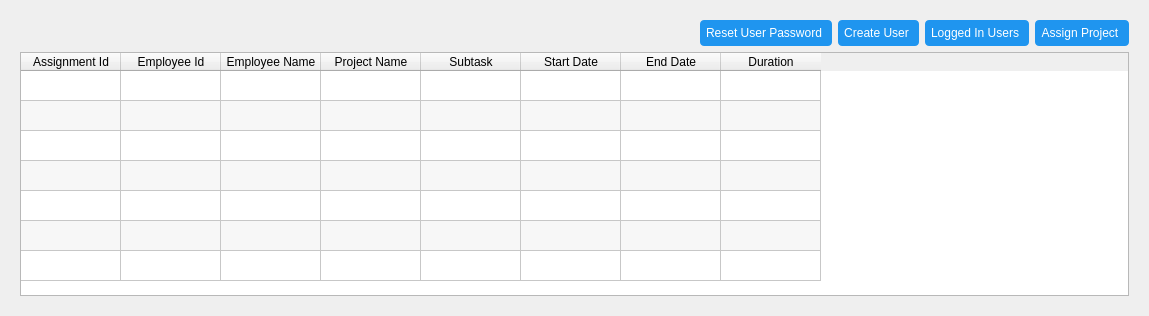
         <widget class="QWidget" name="assignment_page">
          <layout class="QGridLayout" name="gridLayout_4">
           <item row="0" column="0">
            <widget class="QWidget" name="assignment_page_widget" native="true">
             <property name="styleSheet">
              <string notr="true"/>
             </property>
             <layout class="QVBoxLayout" name="verticalLayout_9">
              <item>
               <layout class="QVBoxLayout" name="verticalLayout_8">
                <item>
                 <layout class="QHBoxLayout" name="horizontalLayout_7">
                  <item>
                   <spacer name="horizontalSpacer_5">
                    <property name="focusPolicy">
                     <enum>Qt::NoFocus</enum>
                    </property>
                    <property name="orientation">
                     <enum>Qt::Horizontal</enum>
                    </property>
                    <property name="sizeHint" stdset="0">
                     <size>
                      <width>628</width>
                      <height>20</height>
                     </size>
                    </property>
                   </spacer>
                  </item>
                  <item>
                   <widget class="QPushButton" name="edit_assign_btn">
                    <property name="minimumSize">
                     <size>
                      <width>20</width>
                      <height>20</height>
                     </size>
                    </property>
                    <property name="maximumSize">
                     <size>
                      <width>20</width>
                      <height>20</height>
                     </size>
                    </property>
                    <property name="cursor">
                     <cursorShape>PointingHandCursor</cursorShape>
                    </property>
                    <property name="styleSheet">
                     <string notr="true">border:none;</string>
                    </property>
                    <property name="text">
                     <string/>
                    </property>
                    <property name="icon">
                     <iconset resource="../../check/resources.qrc">
                      <normaloff>:/icons/edit2.png</normaloff>:/icons/edit2.png</iconset>
                    </property>
                    <property name="iconSize">
                     <size>
                      <width>16</width>
                      <height>16</height>
                     </size>
                    </property>
                    <property name="checkable">
                     <bool>true</bool>
                    </property>
                   </widget>
                  </item>
                  <item>
                   <widget class="QPushButton" name="delete_assign_btn">
                    <property name="minimumSize">
                     <size>
                      <width>20</width>
                      <height>20</height>
                     </size>
                    </property>
                    <property name="maximumSize">
                     <size>
                      <width>20</width>
                      <height>20</height>
                     </size>
                    </property>
                    <property name="cursor">
                     <cursorShape>PointingHandCursor</cursorShape>
                    </property>
                    <property name="styleSheet">
                     <string notr="true">border:none;</string>
                    </property>
                    <property name="text">
                     <string/>
                    </property>
                    <property name="icon">
                     <iconset resource="../../check/resources.qrc">
                      <normaloff>:/icons/delete2.png</normaloff>:/icons/delete2.png</iconset>
                    </property>
                    <property name="iconSize">
                     <size>
                      <width>16</width>
                      <height>16</height>
                     </size>
                    </property>
                    <property name="checkable">
                     <bool>true</bool>
                    </property>
                   </widget>
                  </item>
                  <item>
                   <widget class="QPushButton" name="reset_user_password_btn">
                    <property name="styleSheet">
                     <string notr="true">QPushButton{
border:none;
border-radius:4px;
padding:6px;
padding-left-10px;
padding-right:10px;
background-color: rgb(31, 149, 239);
color:white;





}
QPushButton:hover{
background-color:#1668a7;






}</string>
                    </property>
                    <property name="text">
                     <string>Reset User Password</string>
                    </property>
                   </widget>
                  </item>
                  <item>
                   <widget class="QPushButton" name="create_user_btn">
                    <property name="cursor">
                     <cursorShape>PointingHandCursor</cursorShape>
                    </property>
                    <property name="styleSheet">
                     <string notr="true">QPushButton{
border:none;
border-radius:4px;
padding:6px;
padding-left-10px;
padding-right:10px;
background-color: rgb(31, 149, 239);
color:white;





}
QPushButton:hover{
background-color:#1668a7;






}</string>
                    </property>
                    <property name="text">
                     <string>Create User</string>
                    </property>
                   </widget>
                  </item>
                  <item>
                   <widget class="QPushButton" name="logged_in_btn">
                    <property name="styleSheet">
                     <string notr="true">QPushButton{
border:none;
border-radius:4px;
padding:6px;
padding-left-10px;
padding-right:10px;
background-color: rgb(31, 149, 239);
color:white;





}
QPushButton:hover{
background-color:#1668a7;






}</string>
                    </property>
                    <property name="text">
                     <string>Logged In Users</string>
                    </property>
                   </widget>
                  </item>
                  <item>
                   <widget class="QPushButton" name="assign_project_btn">
                    <property name="cursor">
                     <cursorShape>PointingHandCursor</cursorShape>
                    </property>
                    <property name="styleSheet">
                     <string notr="true">QPushButton{
border:none;
border-radius:4px;
padding:6px;
padding-left-10px;
padding-right:10px;
background-color: rgb(31, 149, 239);
color:white;





}
QPushButton:hover{
background-color:#1668a7;






}</string>
                    </property>
                    <property name="text">
                     <string>Assign Project</string>
                    </property>
                    <property name="checkable">
                     <bool>true</bool>
                    </property>
                   </widget>
                  </item>
                 </layout>
                </item>
                <item>
                 <widget class="QTableWidget" name="assignment_table">
                  <property name="tabletTracking">
                   <bool>false</bool>
                  </property>
                  <property name="focusPolicy">
                   <enum>Qt::NoFocus</enum>
                  </property>
                  <property name="layoutDirection">
                   <enum>Qt::LeftToRight</enum>
                  </property>
                  <property name="frameShape">
                   <enum>QFrame::StyledPanel</enum>
                  </property>
                  <property name="frameShadow">
                   <enum>QFrame::Sunken</enum>
                  </property>
                  <property name="sizeAdjustPolicy">
                   <enum>QAbstractScrollArea::AdjustToContents</enum>
                  </property>
                  <property name="dragEnabled">
                   <bool>true</bool>
                  </property>
                  <property name="alternatingRowColors">
                   <bool>true</bool>
                  </property>
                  <property name="selectionBehavior">
                   <enum>QAbstractItemView::SelectRows</enum>
                  </property>
                  <property name="verticalScrollMode">
                   <enum>QAbstractItemView::ScrollPerPixel</enum>
                  </property>
                  <property name="horizontalScrollMode">
                   <enum>QAbstractItemView::ScrollPerPixel</enum>
                  </property>
                  <property name="showGrid">
                   <bool>true</bool>
                  </property>
                  <property name="gridStyle">
                   <enum>Qt::SolidLine</enum>
                  </property>
                  <property name="sortingEnabled">
                   <bool>true</bool>
                  </property>
                  <attribute name="verticalHeaderVisible">
                   <bool>false</bool>
                  </attribute>
                  <row>
                   <property name="text">
                    <string>New Row</string>
                   </property>
                  </row>
                  <row>
                   <property name="text">
                    <string>New Row</string>
                   </property>
                  </row>
                  <row>
                   <property name="text">
                    <string>New Row</string>
                   </property>
                  </row>
                  <row>
                   <property name="text">
                    <string>New Row</string>
                   </property>
                  </row>
                  <row>
                   <property name="text">
                    <string>New Row</string>
                   </property>
                  </row>
                  <row>
                   <property name="text">
                    <string>New Row</string>
                   </property>
                  </row>
                  <row>
                   <property name="text">
                    <string>New Row</string>
                   </property>
                  </row>
                  <column>
                   <property name="text">
                    <string>Assignment Id</string>
                   </property>
                  </column>
                  <column>
                   <property name="text">
                    <string>Employee Id</string>
                   </property>
                  </column>
                  <column>
                   <property name="text">
                    <string>Employee Name</string>
                   </property>
                  </column>
                  <column>
                   <property name="text">
                    <string>Project Name</string>
                   </property>
                  </column>
                  <column>
                   <property name="text">
                    <string>Subtask</string>
                   </property>
                  </column>
                  <column>
                   <property name="text">
                    <string>Start Date</string>
                   </property>
                  </column>
                  <column>
                   <property name="text">
                    <string>End Date</string>
                   </property>
                  </column>
                  <column>
                   <property name="text">
                    <string>Duration</string>
                   </property>
                  </column>
                 </widget>
                </item>
               </layout>
              </item>
             </layout>
            </widget>
           </item>
          </layout>
         </widget>
